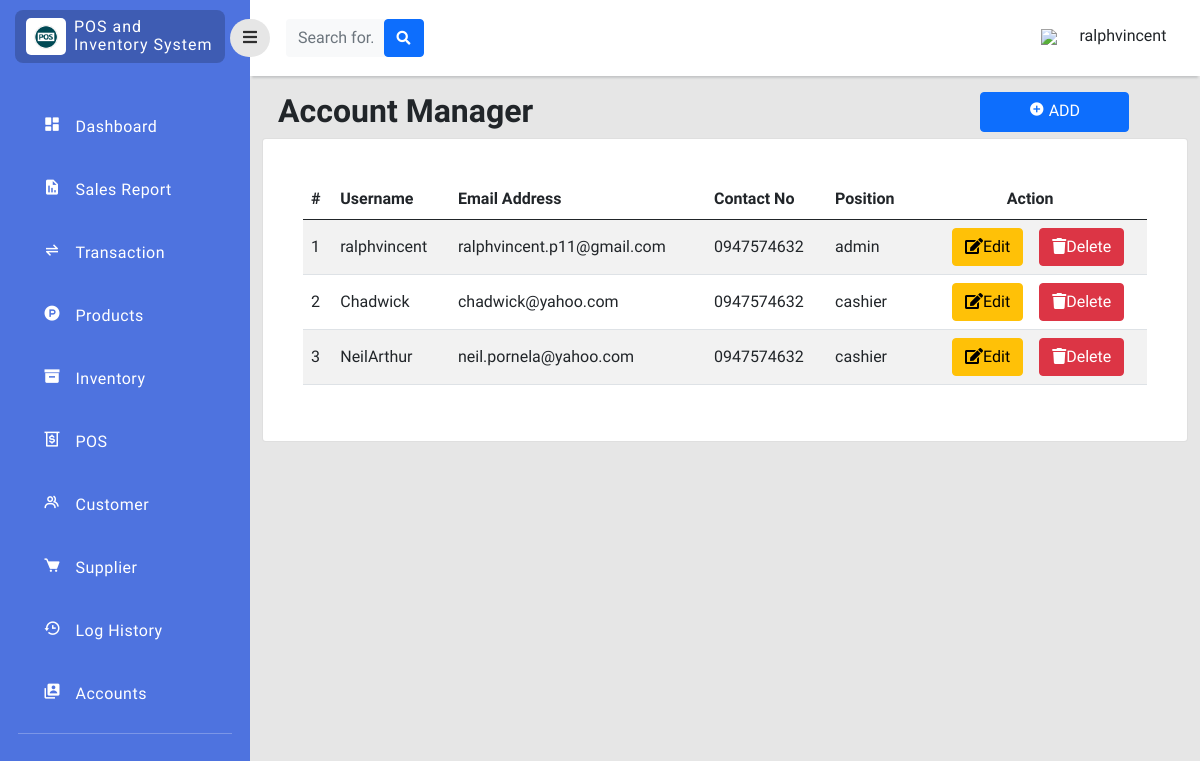
Before: /php/user_manager.php (signed in) with the older database file.
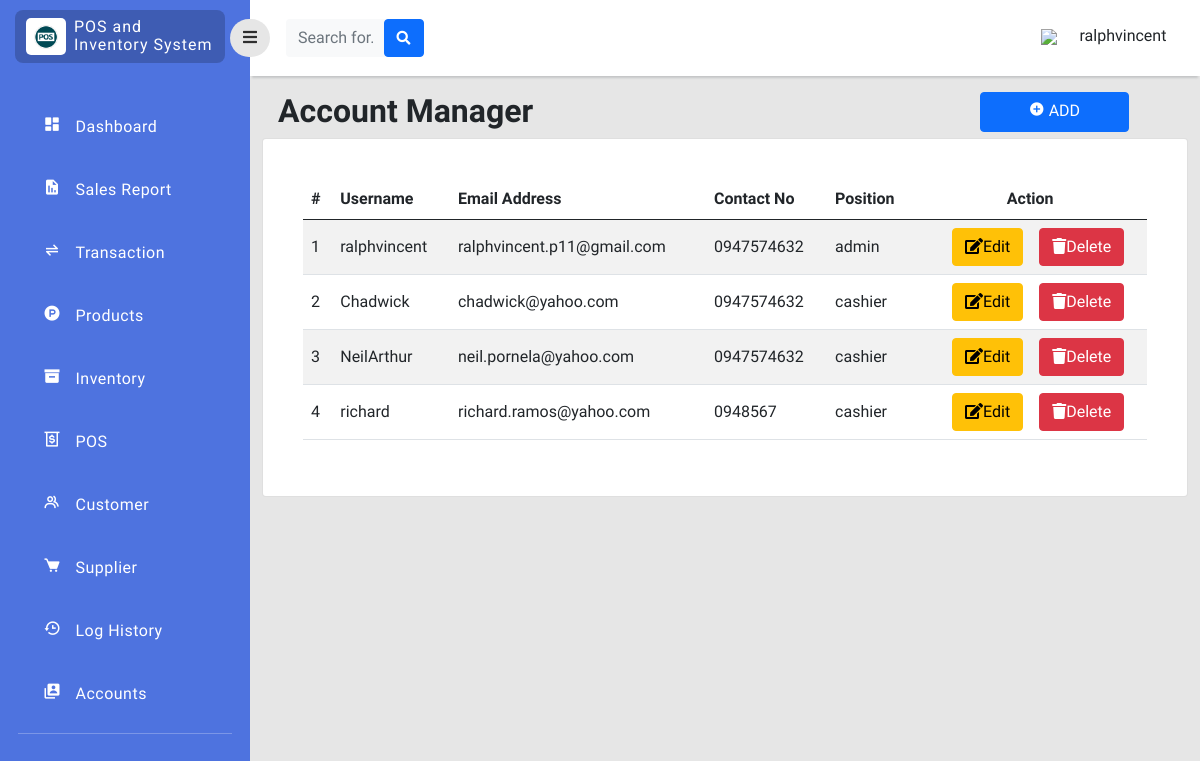
After: the same page with the newer database file.
### tables this page shows
CREATE TABLE `users` (
  `id` int(11) NOT NULL,
  `username` varchar(255) NOT NULL,
  `email_address` varchar(255) NOT NULL,
  `password` varchar(255) NOT NULL,
  `contact_no` varchar(11) NOT NULL,
  `position` enum('admin','cashier') NOT NULL,
  `log_time` datetime DEFAULT NULL,
  `out_time` datetime DEFAULT NULL
);

### php/user_manager.php (the view, shortened to what this page needs)
<?php
function createRandomPassword() {
    $chars = "003232303232023232023456789";
    $i = 0;
    $pass = '' ;
    while ($i <= 7) {
        $num = rand() % 33;
        $tmp = substr($chars, $num, 1);
        $pass = $pass . $tmp;
        $i++;
    }
    return $pass;
}
$finalcode='RS-'.createRandomPassword();
include 'connection.php';
?>
<!doctype html>
<html lang="en">
  <head>
    <link href="https://cdn.jsdelivr.net/npm/bootstrap@5.0.2/dist/css/bootstrap.min.css" rel="stylesheet"
>
    <link rel="stylesheet" type="text/css" href="../style/dash.css">
    <link
      href="https://cdnjs.cloudflare.com/ajax/libs/font-awesome/5.15.1/css/all.min.css"
      rel="stylesheet"
    />
    <link href='https://unpkg.com/boxicons@2.1.2/css/boxicons.min.css' rel='stylesheet'>
    </head>
    <body>
    <div class="page">
        <div class="sidebar">
            <div class="sidebar-header">
                <div class="sidebar-logo-container">
                    <div class="logo-container">
                        <img class="logo-sidebar" src="../image/logo.png" />
                    </div>
                    <div class="sys-name-container mt-2">
                        <p class="sys-name">
                            POS and <br>
                            <span class="brand-subname">
                            Inventory System
                            </span>
                        </p>
                    </div>
                </div>
            </div>
            <div class="sidebar-body">
                <ul class="navigation-list">
                    <li class="navigation-list-item">
                        <a class="navigation-link" href="dashboard.php">
                            <div class="row">
                                <div class="col-2">
                                    <i class='bx bxs-dashboard'></i>
                                </div>
                                <div class="col-9">
                                    Dashboard
                                </div>
                            </div>
                        </a>
                    </li>
                    <li class="navigation-list-item">
                        <a class="navigation-link" href="transaction_report.php?sales=0&trans=0">
                            <div class="row">
                                <div class="col-2">
                                    <i class='bx bxs-report'></i>
                                </div>
                                <div class="col-9">
                                    Sales Report
                                </div>
                            </div>
                        </a>
                    </li>
                    <li class="navigation-list-item">
                        <a class="navigation-link" href="transaction.php">
                            <div class="row">
                                <div class="col-2">
                                    <i class='bx bx-transfer-alt'></i>
                                </div>
                                <div class="col-9">
                                    Transaction
                                </div>
                            </div>
                        </a>
                    </li>
                    <li class="navigation-list-item">
                        <a class="navigation-link" href="product.php">
                            <div class="row">
                                <div class="col-2">
                                    <i class='bx bxl-product-hunt' ></i>
                                </div>
                                <div class="col-9">
                                    Products
                                </div>
                            </div>
                        </a>
                    </li>
                    <li class="navigation-list-item">
                        <a class="navigation-link" href="inventory.php">
                            <div class="row">
                                <div class="col-2">
                                    <i class='bx bxs-box'></i>
                                </div>
                                <div class="col-9">
                                    Inventory
                                </div>
                            </div>
                        </a>
                    </li>
                    <li class="navigation-list-item">
                        <a class="navigation-link" href="../cashier/dashboard.php?invoice=<?php echo $finalcode;  ?>">
                            <div class="row">
                                <div class="col-2">
                                    <i class='bx bx-money-withdraw'></i>
                                </div>
                                <div class="col-9">
                                    POS
                                </div>
                            </div>
                        </a>
                    </li>
                    <li class="navigation-list-item">
                        <a class="navigation-link" href="customer.php">
                            <div class="row">
                                <div class="col-2">
                                    <i class='bx bx-group'></i>
                                </div>
                                <div class="col-9">
                                    Customer
                                </div>
                            </div>
                        </a>
                    </li>
                    <li class="navigation-list-item">
                        <a class="navigation-link" href="supplier.php">
                            <div class="row">
                                <div class="col-2">
                                    <i class='bx bxs-cart' ></i>
                                </div>
                                <div class="col-9">
                                    Supplier
                                </div>
                            </div>
                        </a>
                    </li>
                    <li class="navigation-list-item">
                        <a class="navigation-link" href="loghistory.php">
                            <div class="row">
                                <div class="col-2">
                                    <i class='bx bx-history'></i>
                                </div>
                                <div class="col-9">
                                    Log History
                                </div>
                            </div>
                        </a>
                    </li>
                    <li class="navigation-list-item">
                        <a class="navigation-link" href="user_manager.php">
                            <div class="row">
                                <div class="col-2">
                                    <i class='bx bxs-user-account'></i>
                                </div>
                                <div class="col-9">
                                    Accounts
                                </div>
                            </div>
                        </a>
                    </li>
                    <hr style="color:rgb(255, 255, 255);margin-top:10px;">
                </ul>
            </div>
        </div>
        <div class="content">
            <div class="navigationBar justify-content-between">
                <button id="sidebarToggle" class="btn sidebarToggle">
                    <i class="fas fa-bars"></i>
                </button>
                <form class="d-none d-sm-inline-block form-inline mr-auto ml-md-3 my-2 my-md-0 mw-100 navbar-search ms-3"style="padding-right: 65%;">
                    <div class="input-group">
                        <input type="text" class="form-control bg-light border-0 small" placeholder="Search for..."aria-label="Search" aria-describedby="basic-addon2" id="SearchMo" onkeyup="myFunction()">
                        <div class="input-group-append">
                            <button class="btn btn-primary" type="button">
                                <i class="fas fa-search fa-sm"></i>
                            </button>
                        </div>
                    </div>
                </form>
                 <div>
                    <div class="dropdown pb-1 me-4">
                        <a href="#" class="d-flex align-items-center text-white text-decoration-none dropdown-toggle" id="dropdownUser1" data-bs-toggle="dropdown" aria-expanded="false">
                            <div class="col-2">
                                <img class="mr-3" src="../image/user_35px.png" />
                            </div>
                            <span class="d-none d-sm-inline mx-1 ms-3 text-dark"><?php echo $_SESSION["username"];  ?></span>
                        </a>
                    </div>
                </div>
            </div>
            <div class="col py-3 d-flex justify-content-center overflow-auto">
                <div class="container-fluid">
                    <div class="row">
                        <div class="col d-flex justify-content">
                            <br>
                            <div class="w-50">
                                <h2 class="text-dark text-start ps-3 fw-bold">Account Manager </h2>
                            </div>
                            <div class="position-left w-50">
                                <button type="button" class="btn btn-primary px-5 pb-2" data-bs-toggle="modal" data-bs-target="#Modals" style="margin-left: 55%;"><b><i class='bx bxs-plus-circle'></i> </b> ADD</button>
                            </div>
                        </div>
                    </div>
                    <div class="row">
                        <div class="col">
                            <div class="card">
                                <div class="card-body rounded-3 m-4 table-responsive-lg">
                                    <table class="table table-striped align-middle" id="AccountTab">
                                        <thead>
                                            <tr>
                                                <th scope="col">#</th>
                                                <th scope="col">Username</th>
                                                <th scope="col">Email Address</th>
                                                <th scope="col">Contact No</th>
                                                <th scope="col">Position</th>
                                                <th scope="col" style="text-align: center;">Action</th>
                                            </tr>
                                        </thead>
                                        <tbody>
                                            <?php
                                            $query=mysqli_query($con,"SELECT * FROM users");
                                            while ($row=mysqli_fetch_assoc($query)) { ?>
                                            <tr>
                                                <td><?php echo $row['id']; ?></td>
                                                <td><?php echo $row['username']; ?></td>
                                                <td><?php echo $row['email_address']; ?></td>
                                                <td><?php echo $row['contact_no']; ?></td>
                                                <td><?php echo $row['position']; ?></td>
                                                <td>
                                                    <div class="d-flex flex-row justify-content-center">
                                                        <button class="btn btn-warning editbtn mx-3" data-toggle="modal" type="button"><i class="fas fa-edit" data-toggle="tooltip" title="edit"></i>Edit</button>
                                                        <button class="btn btn-danger deletebtn" data-toggle="modal" type="button"><i class="fas fa-trash" data-toggle="tooltip" title="edit"></i>Delete</button>
                                                    </div>
                                                </td>
                                            </tr>
                                        <?php } ?>
                                    </tbody>
                                    </table>
                                </div>
                            </div>
                        </div>
                    </div>
                </div>
            </div>
        </div>
    </div>
</body>
</html>

### style/dash.css (style rules this page uses)
* { font-family: 'Fira Sans', sans-serif; }
body { background-color: #e6e6e6; }
.page .sidebar { background: rgb(78, 115, 223); position: fixed; top: 0; left: 0; width: 250px; height: 100vh; overflow-y: auto; overflow-x: hidden; transition: all 0.3s ease; }
.page .content { margin-left: 250px; transition: all 0.3s ease; }
.navigationBar { background-color: white; height: 50px; display: flex; padding: 38px 0px; align-items: center; box-shadow: 0 4px 2px -2px #c5c6c7; }
.sidebarToggle { font-size: 16px; color: rgb(0, 0, 0, 0.8); margin-left: -20px; z-index: 999; border-radius: 50px; background-color: #e6e6e6; transition: all 0.3s ease; outline: none!important; box-shadow: none!important; }
.sidebar-header { padding: 10px 25px 10px 15px; }
.sidebar-logo-container { background-color: rgb(0, 0, 0, 0.2); border-radius: 8px; padding-left: 3px; display: flex; }
.logo-container { max-width: 40px; background-color: #fff; border-radius: 5px; margin: 8px; padding: 6px 8px; }
.logo-sidebar { width: 100%; height: auto; }
.sys-name { color: white; margin: 0px; line-height: 1.1rem; font-size: 16px; letter-spacing: 1px; font-family: 'Roboto', sans-serif; }
.navigation-list { list-style-type:none; padding: 0px 18px; margin-top: 30px; }
.navigation-list-item { padding: 12px 18px 12px 25px; margin: 15px 0px; border-radius: 8px; }
.navigation-link { color: #fff; letter-spacing: 0.5px; font-weight: 400; text-decoration: none; font-size: 16px; font-family: 'Roboto', sans-serif; }
.navigation-link i { font-size: 18px; color: #fff; }

Changed rows visible on the page:
added users: id "4", username "richard", email_address "richard.ramos@yahoo.com", contact_no "0948567", position "cashier"
